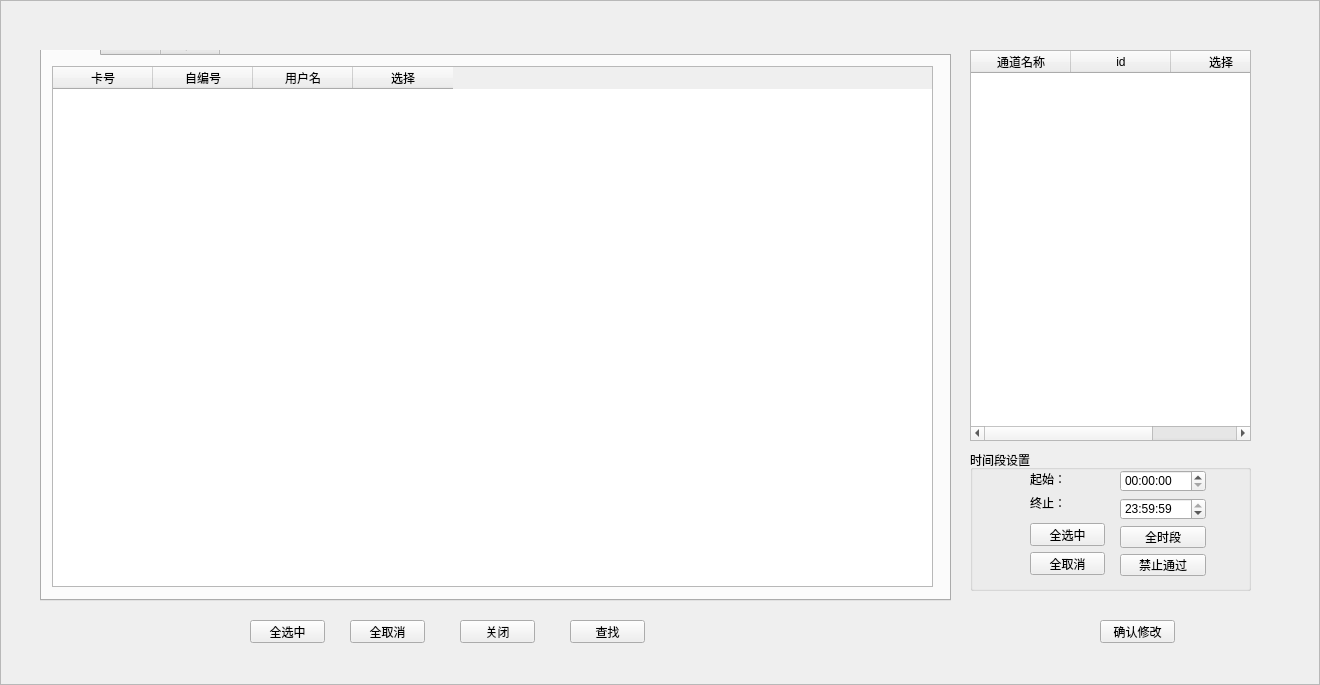
<?xml version="1.0" encoding="UTF-8"?>
<ui version="4.0">
 <class>NewCBatchSetCardAccess</class>
 <widget class="QFrame" name="NewCBatchSetCardAccess">
  <property name="geometry">
   <rect>
    <x>0</x>
    <y>0</y>
    <width>1320</width>
    <height>685</height>
   </rect>
  </property>
  <property name="windowTitle">
   <string>批量设置卡片进出权</string>
  </property>
  <property name="styleSheet">
   <string notr="true">background-image:url(D:/WinParkUI/debug/Image/NewIcon/CommonBigBG-normal1366x768.jpg);</string>
  </property>
  <property name="frameShape">
   <enum>QFrame::StyledPanel</enum>
  </property>
  <property name="frameShadow">
   <enum>QFrame::Raised</enum>
  </property>
  <widget class="QWidget" name="widget" native="true">
   <property name="geometry">
    <rect>
     <x>40</x>
     <y>50</y>
     <width>1231</width>
     <height>631</height>
    </rect>
   </property>
   <property name="styleSheet">
    <string notr="true">background-image:url(none);</string>
   </property>
   <widget class="QWidget" name="widget_2" native="true">
    <property name="geometry">
     <rect>
      <x>920</x>
      <y>0</y>
      <width>301</width>
      <height>551</height>
     </rect>
    </property>
    <property name="styleSheet">
     <string notr="true">background-image:url(none);</string>
    </property>
    <widget class="QTableWidget" name="tableBatchChannel">
     <property name="geometry">
      <rect>
       <x>10</x>
       <y>0</y>
       <width>281</width>
       <height>391</height>
      </rect>
     </property>
     <property name="styleSheet">
      <string notr="true">background-image:url(none);</string>
     </property>
     <column>
      <property name="text">
       <string>通道名称</string>
      </property>
     </column>
     <column>
      <property name="text">
       <string>id</string>
      </property>
     </column>
     <column>
      <property name="text">
       <string>选择</string>
      </property>
     </column>
    </widget>
    <widget class="QGroupBox" name="groupBox">
     <property name="geometry">
      <rect>
       <x>10</x>
       <y>400</y>
       <width>281</width>
       <height>141</height>
      </rect>
     </property>
     <property name="styleSheet">
      <string notr="true">background-image:url(none);</string>
     </property>
     <property name="title">
      <string>时间段设置</string>
     </property>
     <widget class="QWidget" name="layoutWidget">
      <property name="geometry">
       <rect>
        <x>150</x>
        <y>20</y>
        <width>86</width>
        <height>106</height>
       </rect>
      </property>
      <property name="styleSheet">
       <string notr="true">background-image:url(none);</string>
      </property>
      <layout class="QVBoxLayout" name="verticalLayout">
       <item>
        <widget class="QTimeEdit" name="timeStart">
         <property name="styleSheet">
          <string notr="true">background-image:url(none);</string>
         </property>
         <property name="displayFormat">
          <string>HH:mm:ss</string>
         </property>
        </widget>
       </item>
       <item>
        <widget class="QTimeEdit" name="timeEnd">
         <property name="styleSheet">
          <string notr="true">background-image:url(none);</string>
         </property>
         <property name="dateTime">
          <datetime>
           <hour>23</hour>
           <minute>59</minute>
           <second>59</second>
           <year>2000</year>
           <month>1</month>
           <day>1</day>
          </datetime>
         </property>
         <property name="displayFormat">
          <string>HH:mm:ss</string>
         </property>
        </widget>
       </item>
       <item>
        <widget class="QPushButton" name="btnAllTime">
         <property name="styleSheet">
          <string notr="true">background-image:url(none);</string>
         </property>
         <property name="text">
          <string>全时段</string>
         </property>
        </widget>
       </item>
       <item>
        <widget class="QPushButton" name="btnForbidden">
         <property name="styleSheet">
          <string notr="true">background-image:url(none);</string>
         </property>
         <property name="text">
          <string>禁止通过</string>
         </property>
        </widget>
       </item>
      </layout>
     </widget>
     <widget class="QWidget" name="layoutWidget_2">
      <property name="geometry">
       <rect>
        <x>60</x>
        <y>20</y>
        <width>56</width>
        <height>41</height>
       </rect>
      </property>
      <property name="styleSheet">
       <string notr="true">background-image:url(none);</string>
      </property>
      <layout class="QVBoxLayout" name="verticalLayout_2">
       <item>
        <widget class="QLabel" name="label">
         <property name="styleSheet">
          <string notr="true">background-image:url(none);</string>
         </property>
         <property name="text">
          <string>起始：</string>
         </property>
        </widget>
       </item>
       <item>
        <widget class="QLabel" name="label_2">
         <property name="styleSheet">
          <string notr="true">background-image:url(none);</string>
         </property>
         <property name="text">
          <string>终止：</string>
         </property>
        </widget>
       </item>
      </layout>
     </widget>
     <widget class="QPushButton" name="btnAllUnselected_2">
      <property name="geometry">
       <rect>
        <x>60</x>
        <y>102</y>
        <width>75</width>
        <height>23</height>
       </rect>
      </property>
      <property name="styleSheet">
       <string notr="true">background-image:url(none);</string>
      </property>
      <property name="text">
       <string>全取消</string>
      </property>
     </widget>
     <widget class="QPushButton" name="btnAllSecleted_2">
      <property name="geometry">
       <rect>
        <x>60</x>
        <y>73</y>
        <width>75</width>
        <height>23</height>
       </rect>
      </property>
      <property name="styleSheet">
       <string notr="true">background-image:url(none);</string>
      </property>
      <property name="text">
       <string>全选中</string>
      </property>
     </widget>
    </widget>
   </widget>
   <widget class="QTabWidget" name="tableWidget">
    <property name="geometry">
     <rect>
      <x>0</x>
      <y>-20</y>
      <width>911</width>
      <height>571</height>
     </rect>
    </property>
    <property name="styleSheet">
     <string notr="true">background-image:url(none);</string>
    </property>
    <property name="currentIndex">
     <number>0</number>
    </property>
    <widget class="QWidget" name="tab">
     <attribute name="title">
      <string>月租卡</string>
     </attribute>
     <widget class="QTableWidget" name="tableBatchMonth">
      <property name="geometry">
       <rect>
        <x>10</x>
        <y>10</y>
        <width>881</width>
        <height>521</height>
       </rect>
      </property>
      <property name="styleSheet">
       <string notr="true">background-image:url(none);</string>
      </property>
      <column>
       <property name="text">
        <string>卡号</string>
       </property>
      </column>
      <column>
       <property name="text">
        <string>自编号</string>
       </property>
      </column>
      <column>
       <property name="text">
        <string>用户名</string>
       </property>
      </column>
      <column>
       <property name="text">
        <string>选择</string>
       </property>
      </column>
     </widget>
    </widget>
    <widget class="QWidget" name="tab_3">
     <attribute name="title">
      <string>计时卡</string>
     </attribute>
     <widget class="QTableWidget" name="tableBatchTime">
      <property name="geometry">
       <rect>
        <x>10</x>
        <y>10</y>
        <width>971</width>
        <height>621</height>
       </rect>
      </property>
      <column>
       <property name="text">
        <string>卡号</string>
       </property>
      </column>
      <column>
       <property name="text">
        <string>自编号</string>
       </property>
      </column>
      <column>
       <property name="text">
        <string>用户名</string>
       </property>
      </column>
      <column>
       <property name="text">
        <string>选择</string>
       </property>
      </column>
     </widget>
    </widget>
    <widget class="QWidget" name="tab_2">
     <attribute name="title">
      <string>储值卡</string>
     </attribute>
     <widget class="QTableWidget" name="tableBatchValue">
      <property name="geometry">
       <rect>
        <x>10</x>
        <y>10</y>
        <width>971</width>
        <height>621</height>
       </rect>
      </property>
      <column>
       <property name="text">
        <string>卡号</string>
       </property>
      </column>
      <column>
       <property name="text">
        <string>自编号</string>
       </property>
      </column>
      <column>
       <property name="text">
        <string>用户名</string>
       </property>
      </column>
      <column>
       <property name="text">
        <string>选择</string>
       </property>
      </column>
     </widget>
    </widget>
   </widget>
   <widget class="QWidget" name="widget_3" native="true">
    <property name="geometry">
     <rect>
      <x>210</x>
      <y>570</y>
      <width>401</width>
      <height>31</height>
     </rect>
    </property>
    <property name="styleSheet">
     <string notr="true">background-image:url(none);</string>
    </property>
    <widget class="QPushButton" name="btnAllUnselected">
     <property name="geometry">
      <rect>
       <x>100</x>
       <y>0</y>
       <width>75</width>
       <height>23</height>
      </rect>
     </property>
     <property name="styleSheet">
      <string notr="true">background-image:url(none);</string>
     </property>
     <property name="text">
      <string>全取消</string>
     </property>
    </widget>
    <widget class="QPushButton" name="btnAllSecleted">
     <property name="geometry">
      <rect>
       <x>0</x>
       <y>0</y>
       <width>75</width>
       <height>23</height>
      </rect>
     </property>
     <property name="styleSheet">
      <string notr="true">background-image:url(none);</string>
     </property>
     <property name="text">
      <string>全选中</string>
     </property>
    </widget>
    <widget class="QPushButton" name="btnMinimalize">
     <property name="geometry">
      <rect>
       <x>210</x>
       <y>0</y>
       <width>75</width>
       <height>23</height>
      </rect>
     </property>
     <property name="styleSheet">
      <string notr="true">background-image:url(none);</string>
     </property>
     <property name="text">
      <string>关闭</string>
     </property>
    </widget>
    <widget class="QPushButton" name="btnSerach">
     <property name="geometry">
      <rect>
       <x>320</x>
       <y>0</y>
       <width>75</width>
       <height>23</height>
      </rect>
     </property>
     <property name="text">
      <string>查找</string>
     </property>
    </widget>
   </widget>
   <widget class="QPushButton" name="btnOk">
    <property name="geometry">
     <rect>
      <x>1060</x>
      <y>570</y>
      <width>75</width>
      <height>23</height>
     </rect>
    </property>
    <property name="styleSheet">
     <string notr="true">background-image:url(none);</string>
    </property>
    <property name="text">
     <string>确认修改</string>
    </property>
   </widget>
  </widget>
  <widget class="QLabel" name="lblTitle">
   <property name="geometry">
    <rect>
     <x>30</x>
     <y>5</y>
     <width>141</width>
     <height>21</height>
    </rect>
   </property>
   <property name="font">
    <font>
     <weight>75</weight>
     <bold>true</bold>
    </font>
   </property>
   <property name="styleSheet">
    <string notr="true">background-image:url(none);
color: rgb(170, 0, 0);</string>
   </property>
   <property name="text">
    <string/>
   </property>
  </widget>
  <widget class="QLabel" name="lblClose">
   <property name="geometry">
    <rect>
     <x>1281</x>
     <y>5</y>
     <width>30</width>
     <height>15</height>
    </rect>
   </property>
   <property name="text">
    <string/>
   </property>
  </widget>
 </widget>
 <resources/>
 <connections/>
</ui>
